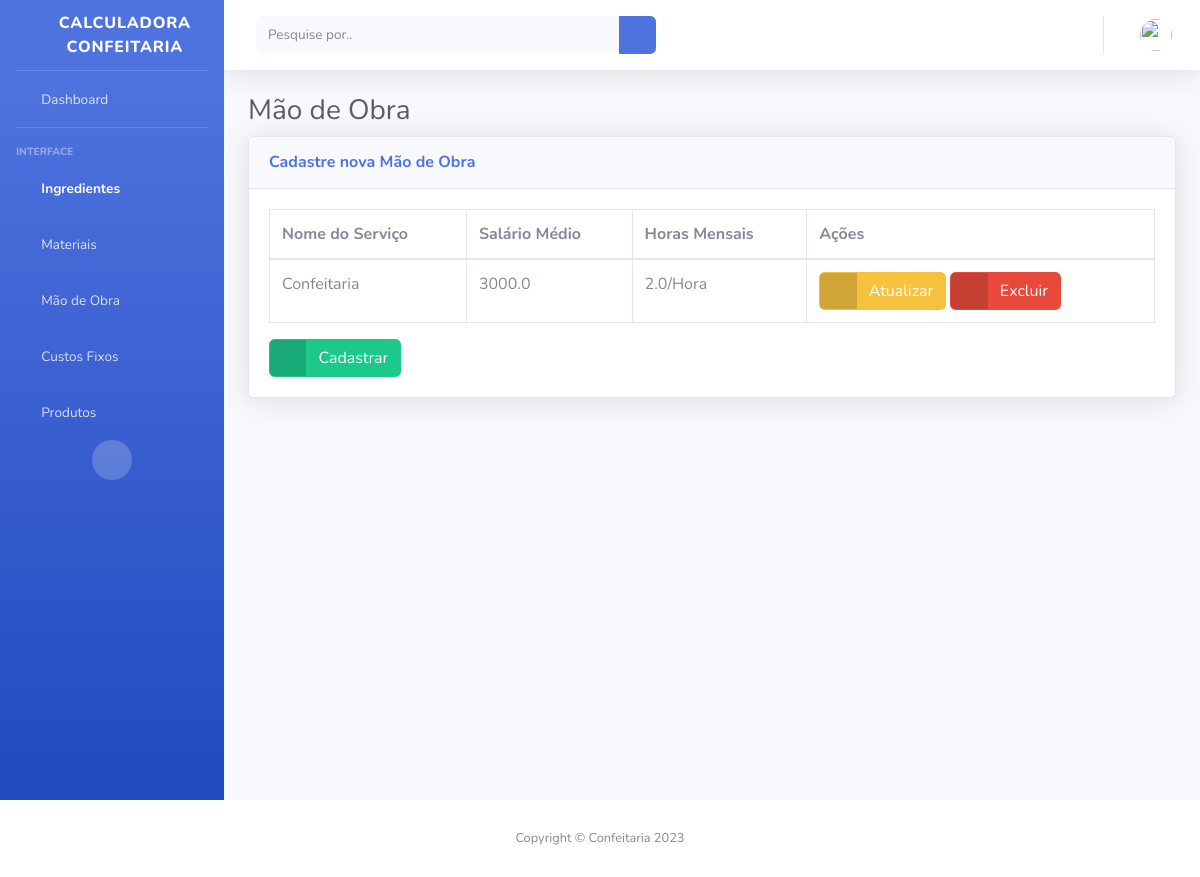
/labor-list (signed in), run on an earlier commit of the app's database.
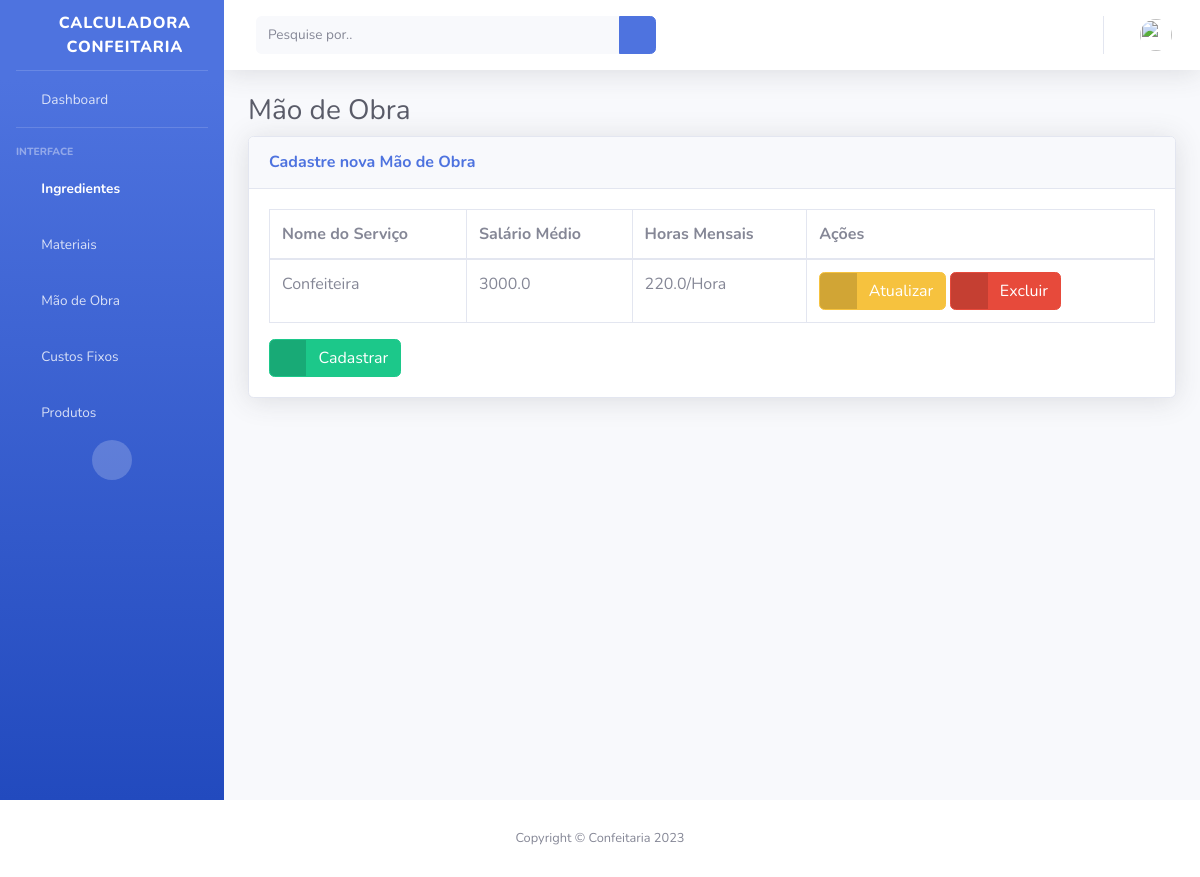
And on a later commit of the database.
### myapp/models.py (models this page shows, shortened)
class Labor(models.Model):
    user = models.ForeignKey(CustomUser, blank=True, on_delete=models.CASCADE)
    name = models.CharField(_("Nome do Serviço:"), db_column='name', max_length=100, blank=False)
    salary = models.FloatField(_("Salário Médio:"), db_column='salary', blank=False)
    hours = models.FloatField(
        _("Horas Mensais:"), db_column='hours', blank=False)
    time = models.CharField(_("Tempo de Medida:"), max_length=15, choices=TIME_CHOICES)
    class Meta:
        ordering = ["name"]

### myapp/views.py (the view)
# urls.py: path('labor-list', views.laborList, name='labor-list'),
@login_required
def laborList(request):
    current_user = request.user
    labors = current_user.labor_set.all()
    return render(request, "labor-list.html", {'labors': labors})

### myapp/templates/labor-list.html
{% extends "base.html" %}
{% block content %}
<h1 class="h3 mb-2 text-gray-800">Mão de Obra</h1>
<div class="card shadow mb-4">
<div class="card-header py-3">
    <h6 class="m-0 font-weight-bold text-primary">Cadastre nova Mão de Obra</h6>
</div>
<div class="card-body">
    <div class="table-responsive">
        <table class="table table-bordered" id="dataTable" width="100%" cellspacing="0">
            <thead>
                <tr>
                    <th scope="col">Nome do Serviço</th>
                    <th scope="col">Salário Médio</th>
                    <th scope="col">Horas Mensais</th>
                    <th scope="col">Ações</th>
                </tr>
            </thead>
            <tbody>
                {% for labor in labors %}
                <tr>
                    <td>{{ labor.name }}</td>
                    <td>{{ labor.salary }}</td>
                    <td>{{ labor.hours }}{{ "/" }}{{ labor.time }}</td>
                    <td>
                        <a href="/labor-update/{{ labor.id }}" class="btn btn-warning btn-icon-split">
                            <span class="icon text-white-50">
                                <i class="fas fa-edit"></i>
                            </span>
                            <span class="text">Atualizar</span>
                        </a>
                        <a href="/labor-delete/{{ labor.id }}" class="btn btn-danger btn-icon-split">
                            <span class="icon text-white-50">
                                <i class="fas fa-trash"></i>
                            </span>
                            <span class="text">Excluir</span>
                        </a>
                    </td>
                </tr>
                {% endfor %}
            </tbody>
        </table>
    </div>
    <a href="{%url 'labor-create' %}" class="btn btn-success btn-icon-split">
        <span class="icon text-white-50">
            <i class="fas fa-plus"></i>
        </span>
        <span class="text">Cadastrar</span>
    </a>
</div>
</div>
{% endblock %}

What changed in the data, as far as the page shows it:
changed Labor "Hora": name "Confeitaria" → "Confeiteira"; hours "2.0" → "220.0"
